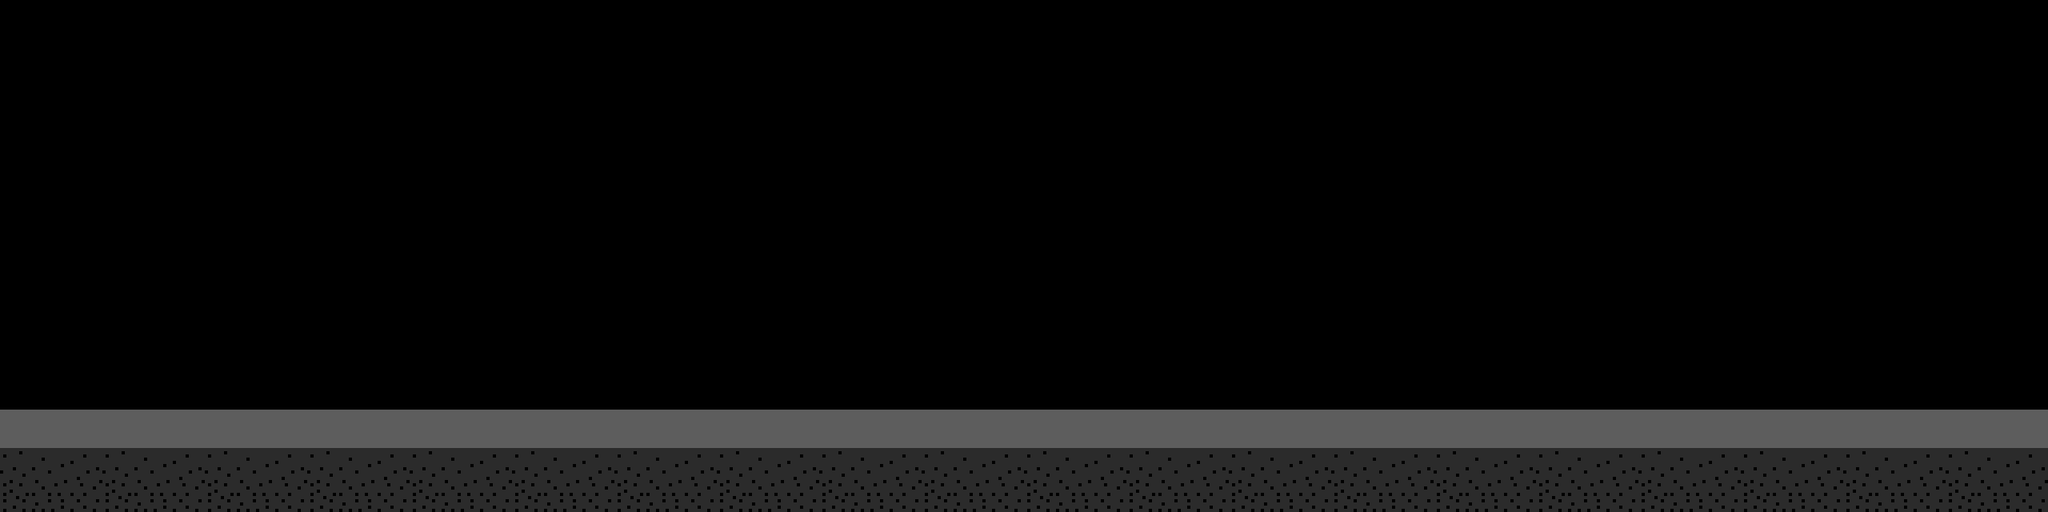

A 2D game scene composited from a Tiled map and its tileset images. What follows is a short description and the map's XML, with every tile layer's data as written:
An orthogonal 20x5 tile map with 128x128 px tiles, 1 tile layer (ground), 6 tilesets and 15 objects (virgil, elevator, player, elevator_doors, pietro_dela_vigna, ...).

<map version="1.4" tiledversion="2021.01.13" orientation="orthogonal" renderorder="right-down" width="20" height="5" tilewidth="128" tileheight="128" infinite="0" nextlayerid="14" nextobjectid="281">
 <editorsettings>
  <export target="level8_violence.json" format="json" />
 </editorsettings>
 <tileset firstgid="1" name="tiles" tilewidth="128" tileheight="128" tilecount="21" columns="1">
  <image source="../assets/tileset.png" width="128" height="2688" />
  <tile id="0">
   <properties>
    <property name="collide" type="bool" value="true" />
   </properties>
  </tile>
 </tileset>
 <tileset firstgid="22" name="background" tilewidth="2560" tileheight="896" tilecount="11" columns="0">
  <grid orientation="orthogonal" width="1" height="1" />
  <tile id="85">
   <image width="140" height="186" source="../assets/level8_violence/alex.png" />
  </tile>
  <tile id="86">
   <image width="2560" height="896" source="../assets/level8_violence/background.png" />
  </tile>
  <tile id="87">
   <image width="84" height="180" source="../assets/level8_violence/brunetto_latini.png" />
  </tile>
  <tile id="88">
   <image width="613" height="794" source="../assets/level8_violence/castle1.png" />
  </tile>
  <tile id="89">
   <image width="556" height="479" source="../assets/level8_violence/castle2.png" />
  </tile>
  <tile id="90">
   <image width="669" height="130" source="../assets/level8_violence/headline.png" />
  </tile>
  <tile id="91">
   <image width="204" height="246" source="../assets/level8_violence/pietro_dela_vigna.png" />
  </tile>
  <tile id="92">
   <image width="119" height="191" source="../assets/level8_violence/priscian.png" />
  </tile>
  <tile id="93">
   <image width="237" height="717" source="../assets/level8_violence/tower.png" />
  </tile>
  <tile id="94">
   <image width="744" height="417" source="../assets/level8_violence/wall.png" />
  </tile>
  <tile id="95">
   <image width="463" height="301" source="../assets/level8_violence/wall2.png" />
  </tile>
 </tileset>
 <tileset firstgid="118" name="virgil" tilewidth="120" tileheight="192" tilecount="4" columns="1">
  <grid orientation="orthogonal" width="152" height="248" />
  <image source="../assets/virgil.png" width="120" height="768" />
 </tileset>
 <tileset firstgid="122" name="dante" tilewidth="120" tileheight="192" tilecount="6" columns="2">
  <grid orientation="orthogonal" width="152" height="248" />
  <image source="../assets/dante.png" width="240" height="576" />
 </tileset>
 <tileset firstgid="128" name="elevator" tilewidth="375" tileheight="350" tilecount="14" columns="1">
  <grid orientation="orthogonal" width="350" height="392" />
  <image source="../assets/elevator.png" width="375" height="4900" />
 </tileset>
 <tileset firstgid="142" name="elevator_doors" tilewidth="375" tileheight="350" tilecount="10" columns="1">
  <grid orientation="orthogonal" width="196" height="322" />
  <image source="../assets/elevator_doors.png" width="375" height="3500" />
 </tileset>
 <objectgroup id="11" name="background">
  <object id="267" gid="108" x="0" y="640" width="2560" height="650.545" />
 </objectgroup>
 <objectgroup id="12" name="background_objects_2">
  <object id="269" gid="111" x="652" y="513" width="556" height="479" />
  <object id="272" gid="116" x="1192" y="522" width="622.676" height="349" />
  <object id="274" gid="1073741941" x="654" y="126" width="257" height="125" rotation="180" />
 </objectgroup>
 <objectgroup id="13" name="background_objects_1">
  <object id="268" gid="110" x="396" y="519" width="273.77" height="354.606" />
  <object id="273" gid="115" x="1808" y="520" width="176.18" height="533" />
  <object id="276" gid="115" x="1205.91" y="523.5" width="176.18" height="533" />
 </objectgroup>
 <layer id="8" name="ground" width="20" height="5">
  <data encoding="csv">
0,0,0,0,0,0,0,0,0,0,0,0,0,0,0,0,0,0,0,0,
0,0,0,0,0,0,0,0,0,0,0,0,0,0,0,0,0,0,0,0,
0,0,0,0,0,0,0,0,0,0,0,0,0,0,0,0,0,0,0,0,
0,0,0,0,0,0,0,0,0,0,0,0,0,0,0,0,0,0,0,0,
15,15,15,15,15,15,15,15,15,15,15,15,15,15,15,15,15,15,15,15
</data>
 </layer>
 <objectgroup id="4" name="game">
  <object id="73" name="virgil" gid="118" x="368" y="511" width="120" height="192" />
  <object id="80" name="elevator" gid="128" x="2166.51" y="512.407" width="375" height="350" />
  <object id="84" name="player" gid="122" x="237.167" y="510.167" width="120" height="192" />
  <object id="92" name="elevator_doors" type="elevator_doors" gid="142" x="2166.51" y="515.074" width="375" height="355" />
  <object id="277" name="pietro_dela_vigna" gid="113" x="598" y="512" width="204" height="246">
   <properties>
    <property name="clickable" type="bool" value="true" />
   </properties>
  </object>
  <object id="278" name="brunetto_latini" gid="109" x="1024" y="512" width="84" height="180">
   <properties>
    <property name="clickable" type="bool" value="true" />
   </properties>
  </object>
  <object id="279" name="alex" gid="107" x="1332" y="512" width="140" height="186">
   <properties>
    <property name="clickable" type="bool" value="true" />
   </properties>
  </object>
  <object id="280" name="priscian" gid="114" x="1732" y="511.667" width="119" height="191">
   <properties>
    <property name="clickable" type="bool" value="true" />
   </properties>
  </object>
 </objectgroup>
</map>
